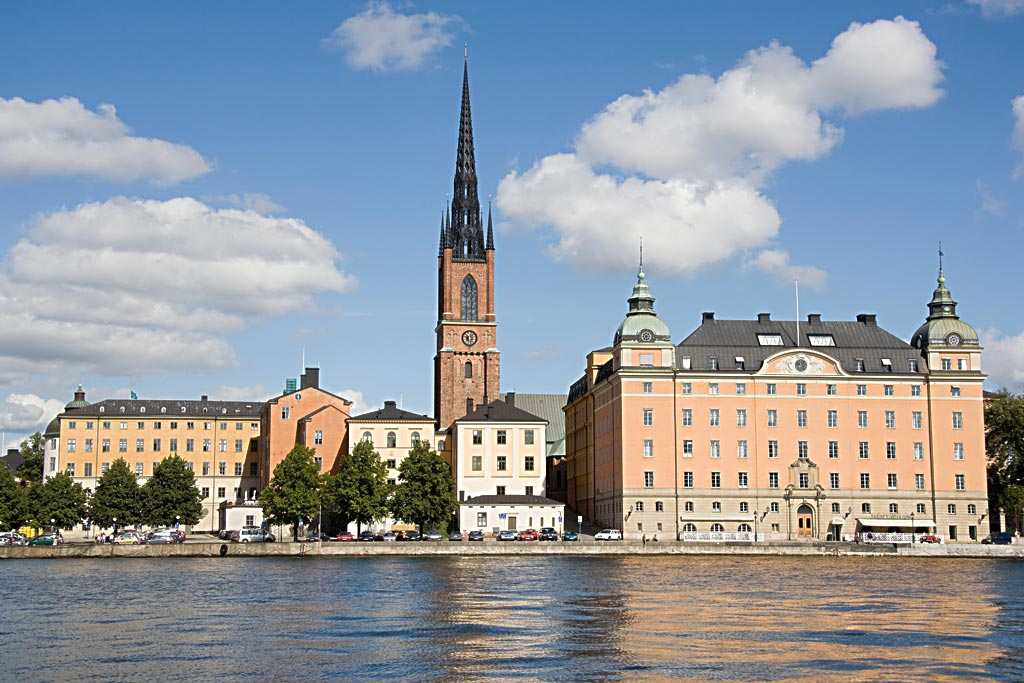
%> input picture images/image.jpg, 1024 x 683 px
$ octave finer_resolution_8.m   (GNU Octave 9; MATLAB toolbox functions it lacks are replaced by stand-ins)
%> lines starting %> are read from the running program, lines starting %| are printed output that depends on the picture
%cut the picture to 2^n in pixel size, we can get an image without any
%imaginary part after we perform ifft. It will be much better and the
%efficiency of Fourier Transformation is higher.

%rectangular picture changed to a square picture
%read an image
IM=imread('image.jpg');
%> IM is the input picture: size 683x1024x3 uint8; mean R, G, B 142.1, 150.6, 160
IM=rgb2gray(IM);
%> IM: size 683x1024 uint8
IM=imresize(IM,0.4);
%> IM: size 274x410 uint8
IM=im2double(IM);
%> IM: size 274x410 double
IM=imcrop(IM,[1 1 255 255]);
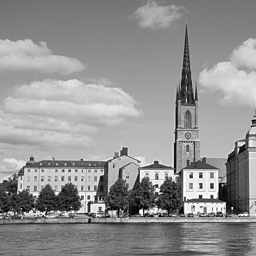
%> IM: size 256x256 double; min 0, max 1, mean 0.574
figure,imshow(IM);

%Generate black space outside of the picture
temp=zeros(1024,1024);
for x=385:640
    for y=385:640
        temp(x,y)=IM(x-384,y-384);
    end
end
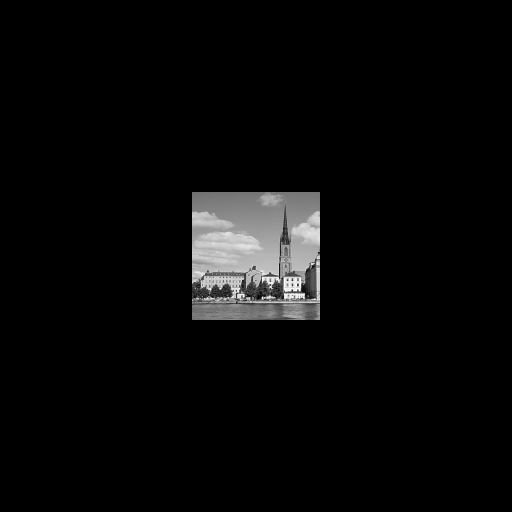
%> temp: size 1024x1024 double (shown at 1/2 size); min 0, max 1, mean 0.0359

IM=zeros(1024,1024);
for x=1:1024
    for y=1:1024
        IM(x,y)=temp(x,y);
    end
end

figure,imshow(IM);

%Generate randon angles, well actually not so random
%fai=2*pi*rand(771,771,'double');
IM_rand=rand(1024,1024,'double');
FFT_IM_rand=fft2(IM_rand);
FFT_IM_rand=fftshift(FFT_IM_rand);
FFT_IM_rand_angle=angle(FFT_IM_rand);

%get the frequency domain of the sharp image, simulate the experimental
%diffraction pattern
FFT_IM=fft2(IM);
FFT_IM=fftshift(FFT_IM);
angle_exact=angle(FFT_IM);
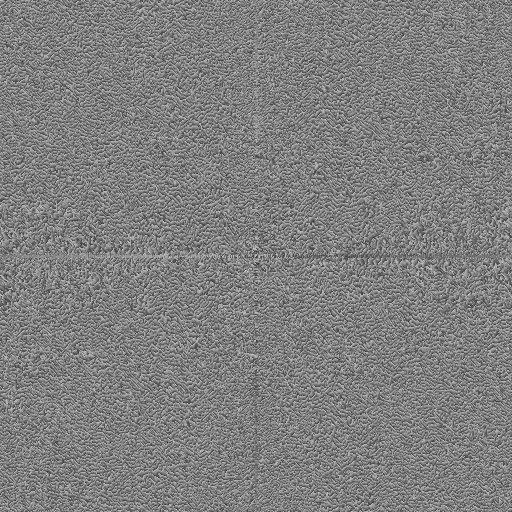
%> angle_exact: size 1024x1024 double (shown at 1/2 size); min -3.14, max 3.14, mean 8.99e-06; drawn with min black and max white
FFT_IM=abs(FFT_IM);


%Generate a new image with the Fourier frequency of the blured image and the random angles
FFT_IM_new=FFT_IM.*exp(1i*FFT_IM_rand_angle);
FFT_IM_new=fftshift(FFT_IM_new);
IM_new=ifft2(FFT_IM_new);
IM_new=abs(IM_new);

%Iteration between the real space and reciprocal space
Iteration=2000;
%> (the run ends here)
